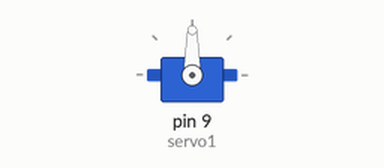
Simulated run of this sketch. Board: Arduino Uno, built with avr-gcc and run on an emulated ATmega328P. On the bench: servo.

Above: at 0.05 s.
At 2.0 s:
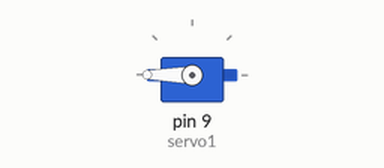
At 4.0 s:
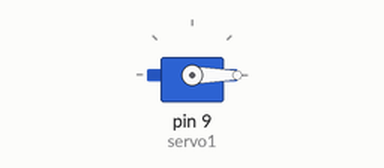
Timing chart, 0 to 5.2 s (numbered marks = the images above):
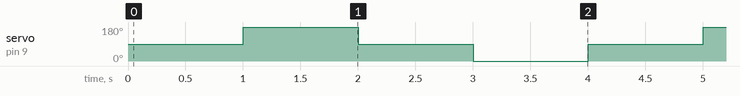

Measured:
- by itself, servo on pin 9 (servo1): repeats every 4.0 s: 90° 1.0 s, 0° 1.0 s, 90° 1.0 s, 180° 1.0 s

The sketch:

ServoSparkfunTest2.ino
```cpp
/*
SparkFun Inventor's Kit
Example sketch 10

SINGLE SERVO

  Sweep a servo back and forth through its full range of motion.

This sketch was written by SparkFun Electronics,
with lots of help from the Arduino community.
This code is completely free for any use.
Visit http://learn.sparkfun.com/products/2 for SIK information.
Visit http://www.arduino.cc to learn more about Arduino.
*/

//include the servo library
#include <Servo.h>

//create a servo object called servo1
Servo servo1;


void setup()
{
  //attach servo1 to pin 9 on the Arduino 101
  servo1.attach(9);
}


void loop()
{
  //create a local variable to store the servo's position.
  int position;

  // To control a servo, you give it the angle you'd like it
  // to turn to. Servos cannot turn a full 360 degrees, but you
  // can tell it to move anywhere between 0 and 180 degrees.

  // Change position at full speed:

  for (int i =0; i<180; i++)
  {
  // Tell servo to go to 90 degrees
  servo1.write(90);

  // Pause to get it time to move
  delay(1000);
  // Tell servo to go to 90 degrees
  servo1.write(180);

  // Pause to get it time to move
  delay(1000);
  // Tell servo to go to 90 degrees
  servo1.write(90);

  // Pause to get it time to move
  delay(1000);
  // Tell servo to go to 90 degrees
  servo1.write(0);

  // Pause to get it time to move
  delay(1000);
  }

}
```
